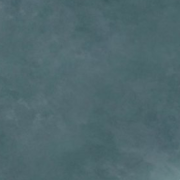
#> input picture pyrrhos/images/samples/ocean.png, 180 x 180 px
$ python map.py
#> lines starting #> are read from the running program, lines starting #| are printed output that depends on the picture
from PIL import Image, ImageFilter
import numpy as np
from matplotlib.pyplot import imread
import matplotlib.colors as colors
from opensimplex import OpenSimplex


class Texture:
    def __init__(self, name, block_size=50, block_num=30):
        self.name = name
        self.original = imread(self.name)[:, :, :3]  # RGBA -> RGB
        self.block_size = block_size
        self.blocks = self.get_blocks(1)
        self.raw = self.create(block_num, 2)
        self.texture = self.read(self.raw)

    def get_blocks(self, inc_factor):
        blocks = []
        for i in range(0, self.original.shape[0] - self.block_size, self.block_size // inc_factor):
            for j in range(0, self.original.shape[1] - self.block_size, self.block_size // inc_factor):
                blocks.append(self.original[
                    i:i + self.block_size,
                    j:j + self.block_size
                ].astype(np.float64))
        return blocks

    def create(self, block_num, overlap_factor):
        overlap = self.block_size // overlap_factor
        inc = self.block_size - overlap
        img_size = block_num * inc
        img = np.zeros((img_size, img_size, 3))
        window = np.outer(np.hanning(self.block_size), np.hanning(self.block_size))
        divisor = np.zeros_like(img) + 1e-10

        def set_pixels(coords, incs, start, end):
            for x in range(len(incs)):
                if end[x] - start[x] != incs[x]:
                    raise ValueError("Dissimilar shapes: ", incs, end, start)
            adj_window = window[start[0]:end[0], start[1]:end[1], None]
            adj_block = block[start[0]:end[0], start[1]:end[1]]
            img[coords[0]:coords[0] + incs[0], coords[1]:coords[1] + incs[1]] += adj_window * adj_block
            divisor[coords[0]:coords[0] + incs[0], coords[1]:coords[1] + incs[1]] += adj_window

        for i in range(inc // 2, img_size, inc):
            for j in range(overlap // 2, img_size, self.block_size - overlap):
                block = self.blocks[int(np.random.rand() * len(self.blocks))]

                if i > img_size - self.block_size or j > img_size - self.block_size:
                    gap = min(img_size - i, self.block_size), min(img_size - j, self.block_size)
                    start = [
                        i if i < img_size - self.block_size else 0,
                        j if j < img_size - self.block_size else 0
                    ]
                    increment = [(x if x == self.block_size else self.block_size - x) for x in gap]

                    set_pixels([i, j], gap, [0, 0], gap)
                    if start == [0, 0] and gap[0] != gap[1]:
                        set_pixels(
                            [0, j],
                            [self.block_size - gap[0], gap[1]],
                            [gap[0], 0], [self.block_size, gap[1]]
                        )
                        set_pixels(
                            [i, 0],
                            [gap[0], self.block_size - gap[1]],
                            [0, gap[1]], [gap[0], self.block_size]
                        )

                    else:
                        set_pixels(
                            start,
                            increment,
                            [x % self.block_size for x in gap],
                            [self.block_size] * 2
                        )

                else:
                    set_pixels([i, j], [self.block_size] * 2, [0, 0], [self.block_size] * 2)

        return img / divisor

    def read(self, texture):
        return Image.fromarray((texture * 255).astype('uint8'), 'RGB')


class NoiseMap:
    """
    Useful resources
    https://www.youtube.com/watch?v=eaXk97ujbPQ
    https://medium.com/@travall/procedural-2d-island-generation-noise-functions-13976bddeaf9
    """

    def __init__(self, width, height, octaves=None, show_components=False):
        self.width = width
        self.height = height

        if octaves is None:
            self.octaves = int(np.log2(self.width))
        else:
            self.octaves = octaves

        self.show_components = show_components
        if self.show_components:
            self.images = [Image.new('L', (width, height)) for _ in range(octaves)]

        self.generate_noise_map()

    def generate_noise_map(self):
        simplex = OpenSimplex(int(np.random.rand() * 1e+5))
        self.map = np.zeros([self.height, self.width])
        divisor = 0

        for n in range(self.octaves):
            frequency = 2 ** n / 1e+2
            amplitude = 1 / frequency
            divisor += amplitude

            for i in range(self.height):
                for j in range(self.width):
                    rand = simplex.noise2d(x=frequency * i, y=frequency * j)
                    self.map[i, j] += ((rand + 1) / 2) * amplitude
                    if self.show_components:
                        self.images[n].putpixel((j, i), int(255 * ((rand + 1) / 2)))

        if self.show_components:
            for x in self.images:
                x.show()
            quit()

        self.map /= divisor

    def apply_mask(self, mask, weight, operation='add'):
        multiplier = (1 if operation == 'add' else -1)
        self.map = self.map * (1 - weight) + mask.map * weight * multiplier
        self.map /= np.max(self.map)

    def apply_circular_mask(self, mask_weight=None, show_mask=False, n=1.25):
        interpolation = lambda x: x ** n
        mask = np.outer(
            create_gradient(
                self.height,
                f=interpolation,
                two_dir=True
            ),
            create_gradient(
                self.width,
                f=interpolation,
                two_dir=True
            )
        )

        if show_mask:
            mask_image = Image.fromarray((mask * 255).astype('uint8'), 'L')
            mask_image.show()

        if mask_weight is None:
            self.map *= mask
        else:
            self.map = self.map * (1 - mask_weight) + mask * mask_weight

        self.map /= np.max(self.map)

    def generate_image(self):
        return Image.fromarray((self.map * 255).astype('uint8'), 'L')

    def simple_colorize(self, mapping):
        colorized = Image.new('RGB', (self.width, self.height))
        for i in range(self.height):
            for j in range(self.width):
                for m in mapping:
                    if self.map[i, j] <= m:
                        colorized.putpixel((j, i), mapping[m])
                        break
        return colorized


class Continent:
    def __init__(self, name, path, coordinates):
        self.name = name
        self.image = Image.open(path)
        self.coordinates = coordinates
        self.create_mask()

    def create_mask(self, edge_size=20):
        mask = np.ones([self.image.height, self.image.width])
        gradient = create_gradient(edge_size)

        for i in range(self.image.height):
            mask[i, :edge_size] *= gradient
            mask[i, self.image.width - edge_size:] *= gradient[::-1]
        for i in range(self.image.width):
            mask[:edge_size, i] *= gradient
            mask[self.image.height - edge_size:, i] *= gradient[::-1]

        self.mask = Image.fromarray((mask * 255).astype('uint8'), 'L')


class World:
    def __init__(self, width):
        self.width = width
        self.height = int(self.width * 9 / 16)
        self.image = Image.new('RGB', (self.width, self.height))

    def small(self):
        return self.image.resize((800, int(800 * 9 / 16)))


def create_gradient(size, f=lambda x: x, two_dir=False):
    """
    f : [0, 1] -> [0, 1]
    """
    gradient = np.zeros([size])
    if two_dir:
        size = size // 2
    for i in range(size):
        gradient[i] = f(i / size)
        if two_dir:
            gradient[-i - 1] = f(i / size)
    return gradient


def main():
    world = World(2000)
#> in __init__, `self.image = Image.new('RGB', (self.width, self.height))`: self.image: PIL image 2000x1125 RGB; every value is 0

    ocean = Texture('./images/samples/ocean.png')
#> after the loop in get_blocks, `for i in range(0, self.original.shape[0] - self.block_size, self.block..`: blocks = 9 items
    storm = Texture('./images/samples/storm.png')
#> call 2 of __init__, with name = './images/samples/storm.png', block_size = 50, block_num = 30
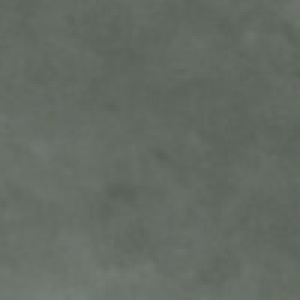
#> input picture pyrrhos/images/samples/storm.png, 100 x 100 px (shown 3 times larger)
#> in __init__ (call 2), `self.blocks = self.get_blocks(1)`: self.blocks = 1 item

    for i in range(0, world.width, ocean.texture.width):
        for j in range(0, world.height, ocean.texture.height):
            world.image.paste(ocean.texture, (i, j))

    piskus = Continent(
        'Piskus',
        'images/map/piskus.png',
        [0, 500]
    )
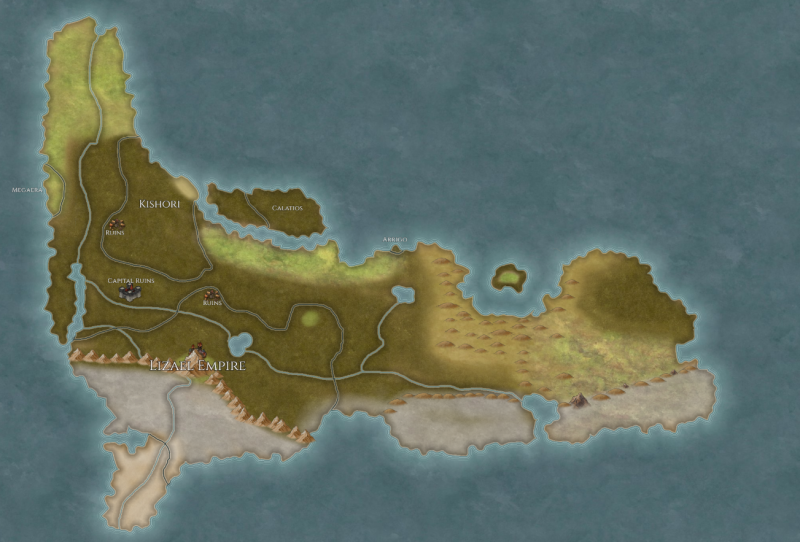
#> input picture pyrrhos/images/map/piskus.png, 800 x 542 px
#> in __init__, self.image is the input picture: PIL image 800x542 RGBA; mean R, G, B, A 98.3, 111.9, 100.8, 255
#> after the loop in create_mask, `for i in range(self.image.width):`: mask: shape (542, 800) float64; min 0, max 1, mean 0.936
    erebos = Continent(
        'Erebos',
        'images/map/erebos.png',
        [piskus.coordinates[0] + 350, piskus.coordinates[1] - 500]
    )
#> call 2 of __init__, with name = 'Erebos', path = 'images/map/erebos.png'
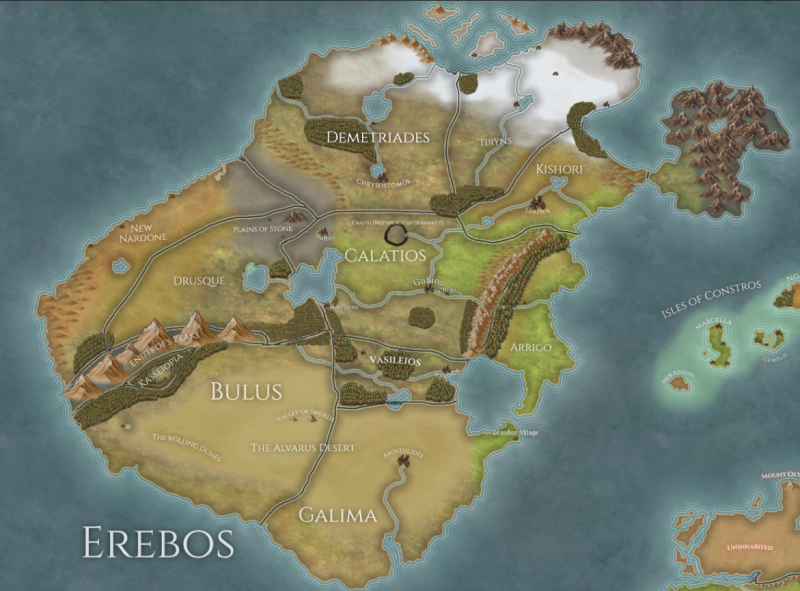
#> input picture pyrrhos/images/map/erebos.png, 800 x 591 px
#> in __init__, self.image is the input picture: PIL image 800x591 RGBA; mean R, G, B, A 118.9, 126.8, 109.1, 255
#> call 2 of create_mask, with edge_size = 20
#> after the loop in create_mask (call 2), `for i in range(self.image.width):`:
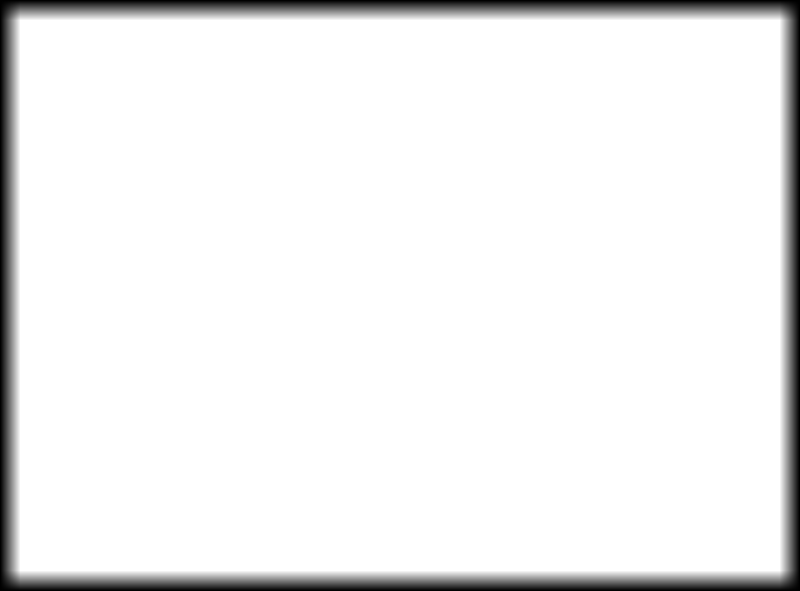
#> mask: shape (591, 800) float64; min 0, max 1, mean 0.939
    orestes = Continent(
        'Orestes',
        'images/map/orestes.png',
        [erebos.coordinates[0] + 625, erebos.coordinates[1] + 250]
    )
#> call 3 of __init__, with name = 'Orestes', path = 'images/map/orestes.png'
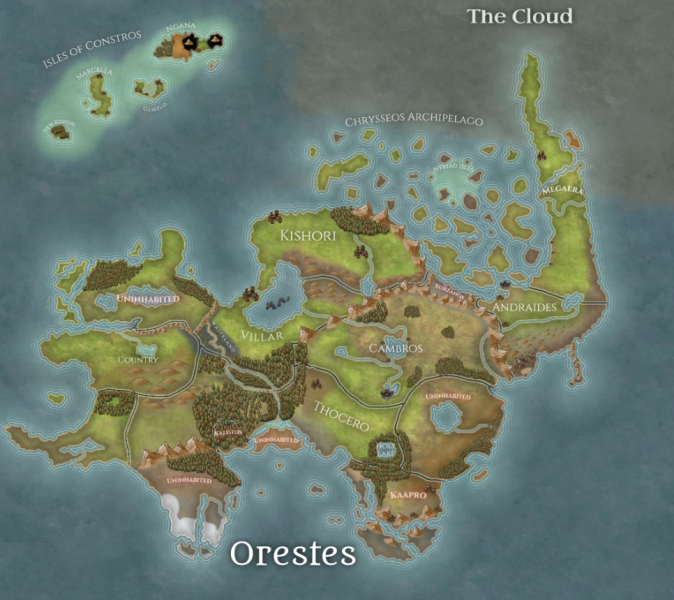
#> input picture pyrrhos/images/map/orestes.png, 674 x 600 px
#> in __init__, self.image is the input picture: PIL image 674x600 RGBA; mean R, G, B, A 108.1, 123, 109.5, 255
#> call 3 of create_mask, with edge_size = 20
#> after the loop in create_mask (call 3), `for i in range(self.image.width):`:
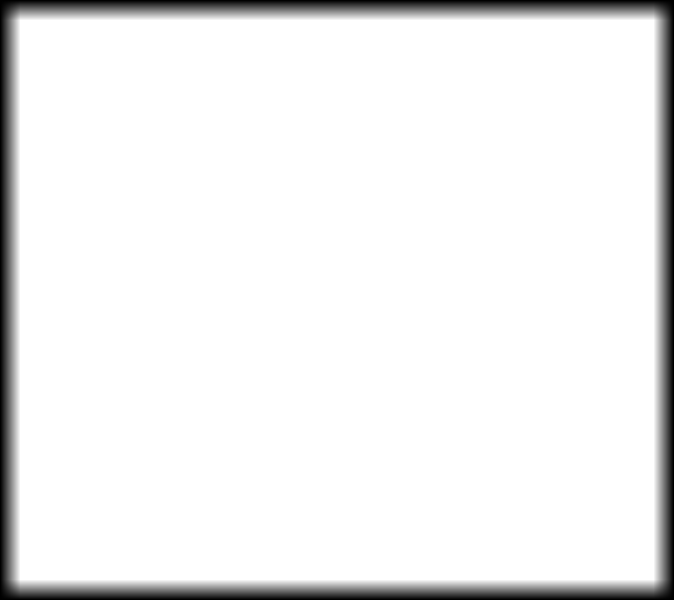
#> mask: shape (600, 674) float64; min 0, max 1, mean 0.935

    offset_x, offset_y = 50, 50
    for cont in [piskus, erebos, orestes]:
        location = (cont.coordinates[0] + offset_x, cont.coordinates[1] + offset_y)
        world.image.paste(cont.image, location, mask=cont.mask)
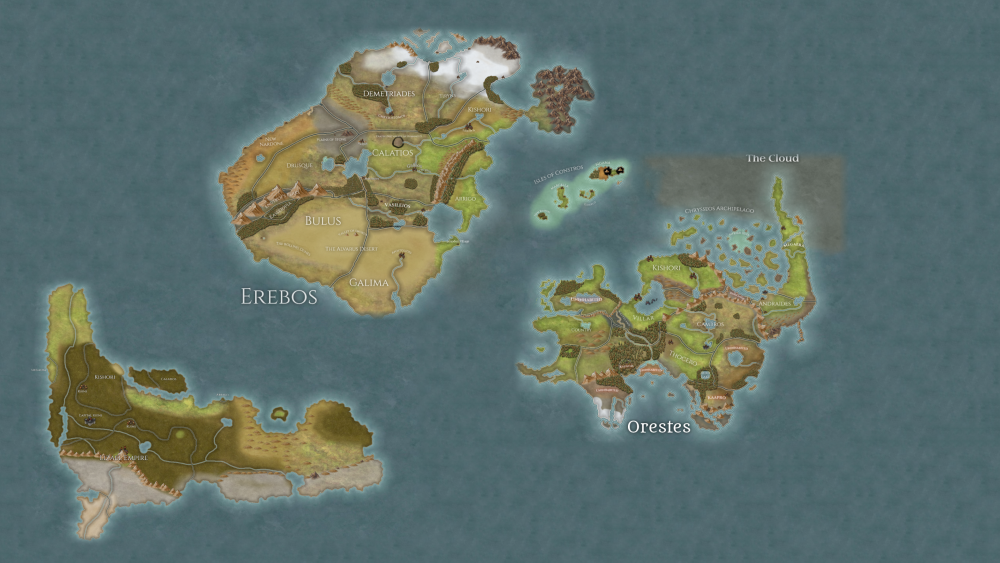
#> world.image: PIL image 2000x1125 RGB (shown at 1/2 size); mean R, G, B 95.5, 113, 107.3

    terrain = NoiseMap(200, 200)
#> (the call stopped at in generate_noise_map, `simplex = OpenSimplex(int(np.random.rand() * 1e+5))`: opensimplex is not available in this run)
    moisture = NoiseMap(200, 200)
#> (the call stopped at in generate_noise_map, `simplex = OpenSimplex(int(np.random.rand() * 1e+5))`: opensimplex is not available in this run)

    terrain.apply_circular_mask()
    moisture.apply_circular_mask()

    terrain.apply_mask(moisture, 0.4, 'subtract')
    island = terrain.simple_colorize(
        {
            0.05: (19, 90, 212),  # ocean
            0.1: 0xf1da7a,  # coast
            0.25: 0x02ccfe,  # sand
            0.6: 0x0add08,  # grass
            0.9: 0x516572,  # rock
            1.0: (255, 255, 255)  # snow
        }
    )
    island.show()

    # world.image.show()
    # world.small().save('images/map/world_map.png')


#> (the run stopped early here; a loop or call above may not have finished)
